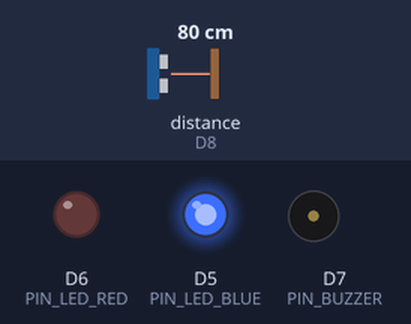
Recording of a sketch running on a simulated ESP8266 (NodeMCU). Shown: output pins drawn as LEDs (lit = HIGH), buzzer (waves = sounding, pin HIGH). Wiring (inferred from the names in the program): ultrasonic range finder: trigger D2; echo D8. The test bench sets the inputs (shaded band); at power-on: distance to the obstacle (sensor on D8) 80 cm. The echo pulse lasts 58.3 µs per cm; pins used as bus, display or sensor lines are not drawn; what the sketch prints to the serial monitor is not drawn.

Above: at 1.2 s.
1.3 s: distance to the obstacle (sensor on D8) set to 6 cm
2.8 s: distance to the obstacle (sensor on D8) set to 3 cm
At 3.3 s:
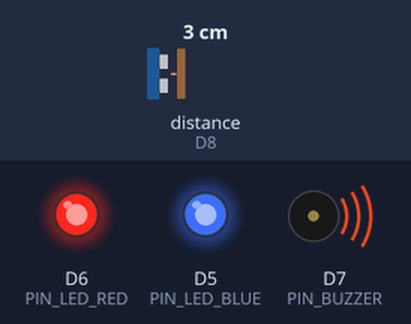
4.5 s: distance to the obstacle (sensor on D8) set to 9 cm
At 5.7 s:
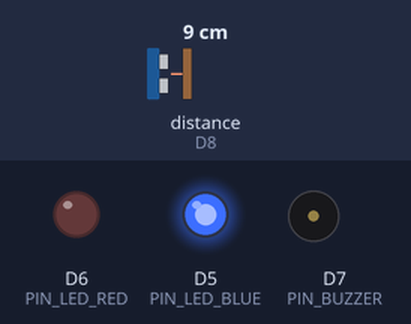
6.0 s: distance to the obstacle (sensor on D8) set to 2 cm
At 7.0 s:
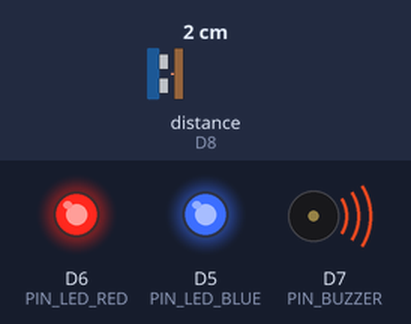
Timing chart, 0 to 8.5 s (numbered marks = the images above; inputs shaded):
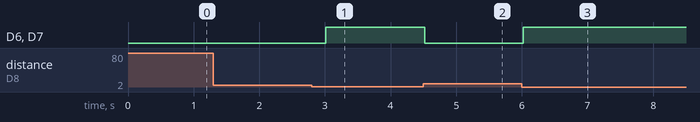

The sketch:

Sewage_Level_2.ino
```cpp
#include <ESP8266WiFi.h>
#include <ESPAsyncTCP.h>
#include <ESPAsyncWebServer.h>

const char* AP_SSID = "Sewage Monitor";
const char* AP_PASS = "SM2-2025";   // 8+ chars or "" for open AP

const float MAX_HEIGHT_CM = 80.0;          // Distance from sensor to bottom
const float CRITICAL_CM_FROM_SENSOR = 5.0; // Alarm threshold

const uint8_t PIN_TRIG   = D2;
const uint8_t PIN_ECHO   = D8;
const uint8_t PIN_LED_RED  = D6;
const uint8_t PIN_LED_BLUE = D5; // power indicator
const uint8_t PIN_BUZZER = D7;

AsyncWebServer server(80);

float lastDistance = NAN;
float lastFill = NAN;
float lastPercent = NAN;
bool lastCritical = false;
unsigned long lastMeasureTime = 0;

float readDistanceCm() {
  digitalWrite(PIN_TRIG, LOW);
  delayMicroseconds(2);
  digitalWrite(PIN_TRIG, HIGH);
  delayMicroseconds(10);
  digitalWrite(PIN_TRIG, LOW);

  unsigned long duration = pulseIn(PIN_ECHO, HIGH, 25000UL); // timeout ~25ms
  if (duration == 0) return NAN;
  return duration / 58.0f;
}

void updateMeasurement() {
  float dist = readDistanceCm();
  if (isnan(dist)) {
    lastDistance = NAN;
    lastFill = NAN;
    lastPercent = 0;
    lastCritical = false;
    return;
  }

  lastDistance = dist;
  lastFill = MAX_HEIGHT_CM - dist;
  if (lastFill < 0) lastFill = 0;
  if (lastFill > MAX_HEIGHT_CM) lastFill = MAX_HEIGHT_CM;

  lastPercent = (lastFill / MAX_HEIGHT_CM) * 100.0f;
  if (lastPercent < 0) lastPercent = 0;
  if (lastPercent > 100) lastPercent = 100;

  lastCritical = (dist <= CRITICAL_CM_FROM_SENSOR);

  digitalWrite(PIN_LED_RED, lastCritical ? HIGH : LOW);
  digitalWrite(PIN_BUZZER,  lastCritical ? HIGH : LOW);
  digitalWrite(PIN_LED_BLUE, HIGH); // always on
}

String jsonStatus() {
  String s = "{";
  s += "\"distance_cm\":" + String(isnan(lastDistance) ? -1 : lastDistance, 1) + ",";
  s += "\"fill_cm\":" + String(isnan(lastFill) ? -1 : lastFill, 1) + ",";
  s += "\"percent\":" + String(lastPercent, 1) + ",";
  s += "\"critical\":" + String(lastCritical ? "true" : "false");
  s += "}";
  return s;
}

const char PAGE_INDEX[] PROGMEM = R"rawliteral(
<!DOCTYPE html>
<html>
<head>
<meta name="viewport" content="width=device-width, initial-scale=1">
<title>Sewage Monitor</title>
<style>
  body {
    background:#081c1f;
    color:#e0fbe6;
    font-family:'Segoe UI', Tahoma, sans-serif;
    text-align:center;
    margin:0;
    padding:20px;
  }
  h2 {
    color:#00ffaa;
    text-shadow:0 0 8px #00ffaa;
  }
  .container {
    display:flex;
    justify-content:center;
    margin-top:25px;
  }
  .water {
    width:180px;
    height:360px;
    background:#102a2d;
    border-radius:20px;
    overflow:hidden;
    position:relative;
    box-shadow:0 0 15px rgba(0,255,170,0.3);
  }
  .fill {
    position:absolute;
    bottom:0;
    left:0;
    width:100%;
    height:0;
    background:linear-gradient(to top, rgba(0,255,170,0.3), rgba(0,255,170,0.6));
    transition:height 0.8s;
  }
  /* wave container is stuck to top of .fill */
  .wave-container {
    position:absolute;
    top:0;
    left:0;
    width:100%;
    height:40px; /* visible crest height */
    overflow:hidden;
  }
  .wave {
    position:absolute;
    top:-50%; /* shift up so crest aligns exactly at fill surface */
    left:0;
    width:200%;
    height:200%;
    background:rgba(0,255,170,0.7);
    border-radius:40%;
    animation: waveMove 6s linear infinite, waveBob 3s ease-in-out infinite;
    opacity:0.7;
  }
  .wave:nth-child(2) {
    background:rgba(0,180,120,0.8);
    animation: waveMove 10s linear infinite reverse, waveBob 4s ease-in-out infinite;
  }
  @keyframes waveMove {
    0% { transform:translateX(0) rotate(0deg); }
    100% { transform:translateX(-50%) rotate(-360deg); }
  }
  @keyframes waveBob {
    0%,100% { transform:translateY(-2px); }
    50% { transform:translateY(2px); }
  }

  p {
    font-size:18px;
    margin:8px 0;
  }
  .status {
    margin-top:20px;
    font-size:20px;
    font-weight:bold;
    padding:10px;
    border-radius:8px;
    display:inline-block;
    min-width:160px;
  }
  .normal {
    background:#003d2f;
    color:#00ffaa;
    box-shadow:0 0 10px #00ffaa;
  }
  .critical {
    background:#330000;
    color:#ff4444;
    box-shadow:0 0 10px #ff4444;
  }
</style>
</head>
<body>
  <h2>Sewage Level Monitor</h2>
  <div class="container">
    <div class="water">
      <div class="fill" id="fill">
        <div class="wave-container">
          <div class="wave"></div>
          <div class="wave"></div>
        </div>
      </div>
    </div>
  </div>
  <p>Distance: <span id="distance">--</span> cm</p>
  <p>Fill: <span id="level">--</span>%</p>
  <div class="status normal" id="status">Waiting...</div>

<script>
async function refresh() {
  try {
    const r = await fetch('/api/status');
    const j = await r.json();
    if (j.distance_cm >= 0) {
      document.getElementById('distance').textContent = j.distance_cm.toFixed(1);
      document.getElementById('level').textContent = j.percent.toFixed(1);
      document.getElementById('fill').style.height = j.percent + '%';

      const status = document.getElementById('status');
      if (j.critical) {
        status.textContent = "CRITICAL LEVEL!";
        status.className = "status critical";
      } else {
        status.textContent = "Normal";
        status.className = "status normal";
      }
    }
  } catch(e) { console.error(e); }
}
setInterval(refresh, 1500);
refresh();
</script>
</body>
</html>
)rawliteral";

void setup() {
  Serial.begin(115200);

  pinMode(PIN_TRIG, OUTPUT);
  pinMode(PIN_ECHO, INPUT);
  pinMode(PIN_LED_RED, OUTPUT);
  pinMode(PIN_LED_BLUE, OUTPUT);
  pinMode(PIN_BUZZER, OUTPUT);

  digitalWrite(PIN_TRIG, LOW);
  digitalWrite(PIN_LED_BLUE, HIGH);
  digitalWrite(PIN_LED_RED, LOW);
  digitalWrite(PIN_BUZZER, LOW);

  WiFi.mode(WIFI_AP);
  WiFi.softAP(AP_SSID, AP_PASS);
  Serial.print("AP IP: ");
  Serial.println(WiFi.softAPIP());

  server.on("/", HTTP_GET, [](AsyncWebServerRequest *request){
    request->send_P(200, "text/html", PAGE_INDEX);
  });

  server.on("/api/status", HTTP_GET, [](AsyncWebServerRequest *request){
    request->send(200, "application/json", jsonStatus());
  });

  server.begin();
}

void loop() {
  // Measure every 1s
  if (millis() - lastMeasureTime >= 500) {
    updateMeasurement();
    lastMeasureTime = millis();
  }
}
```

Measured:
- the behaviour switches between 5 and 4 cm on distance to the obstacle (sensor on D8) (found by bisection; images 0 and 1)
- after the input at 1.3 s, every drawn part: stays the same
- after the input at 2.8 s, D6 (PIN_LED_RED), D7 (PIN_BUZZER): LOW → HIGH after 0.21 s
- after the input at 4.5 s, D6 (PIN_LED_RED), D7 (PIN_BUZZER): HIGH → LOW at once
- after the input at 6.0 s, D6 (PIN_LED_RED), D7 (PIN_BUZZER): LOW → HIGH at once
